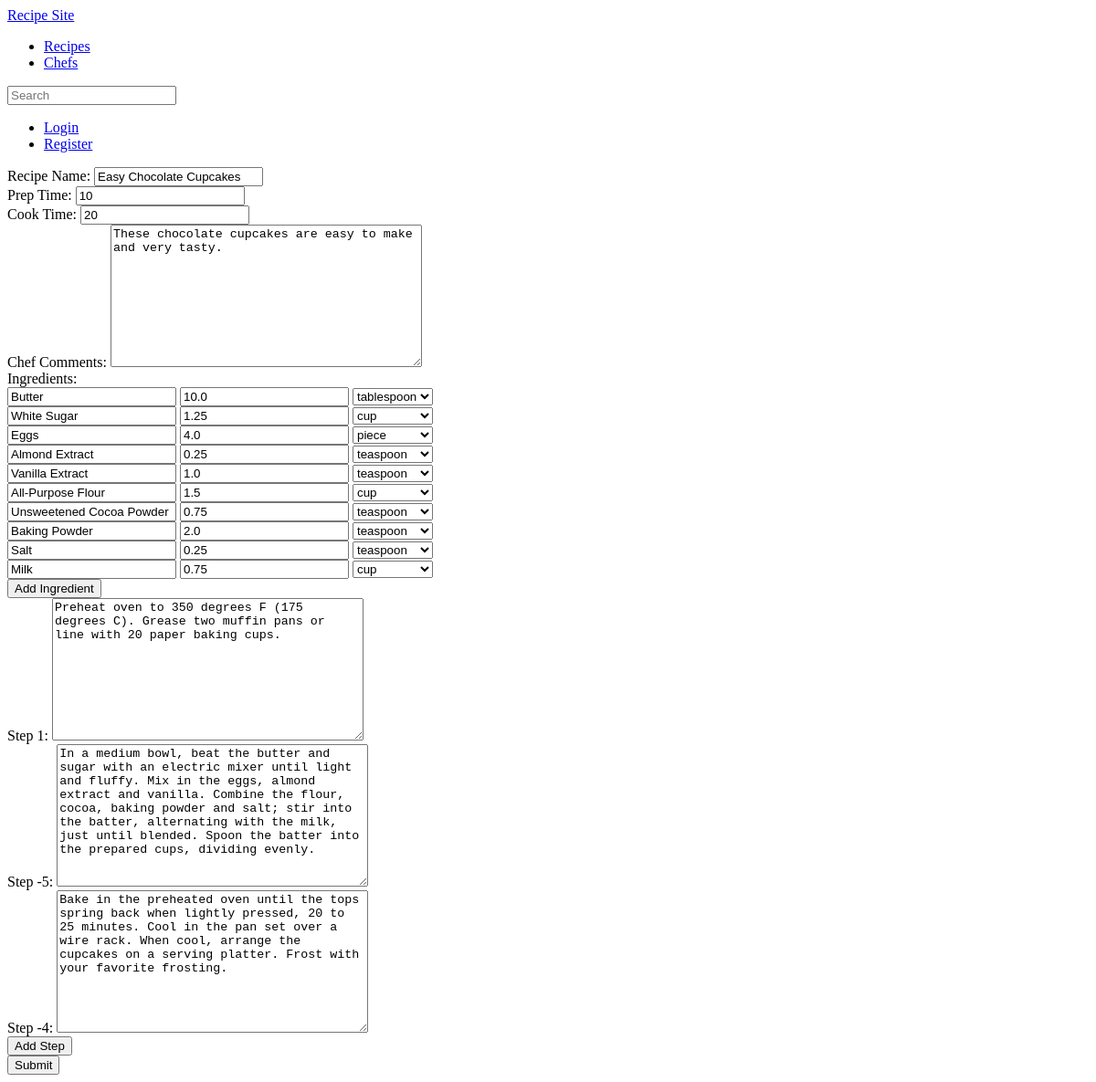
/recipes/4/edit/, run on the app's committed database.
### appRecipe/models.py (models this page shows)
class UnitOfMeasure(models.Model):
  name = models.CharField(max_length=50) # Make these singular and use Django's pluralizations?

class Ingredient(models.Model):
  name = models.CharField(max_length = 200)

class RecipeIngredient(models.Model):
  amount = models.FloatField()
  unit = models.ForeignKey(UnitOfMeasure)
  ingredient = models.ForeignKey(Ingredient)
  recipe = models.ForeignKey('Recipe')

### appRecipe/views.py (the view)
# urls.py: url(r'^recipes/(?P<recipeID>\d+)/edit/$', views.editRecipe, name='editRecipe'),
def editRecipe(request,recipeID):
  if request.method == 'POST':
    form = forms.AddRecipe(request.POST, extra=request.POST.get('inst'), ings=request.POST.get('ings'), pics=request.POST.get('pics'))
    if form.is_valid() and validateForm(request, request.POST.get('ings'), request.POST.get('inst'),0):
      recipeName = form.cleaned_data['recipe_Name']
      prepTime = form.cleaned_data['prep_Time']
      cookTime = form.cleaned_data['cook_Time']
      comments = form.cleaned_data['comments']
      instructions = form.cleaned_data['instructions']
      recipe = Recipe.objects.get(id=recipeID)
      if request.user.id != recipe.chef_id:
        newRecipe = Recipe.objects.create(chef_id=request.user.id, name=recipeName, prepTime=prepTime, cookTime=cookTime, chefComment=comments)
        newRecipe.previousVersion = recipe
        for pic in recipe.recipepicture_set.all():
          newPic = RecipePicture.objects.create(recipe=newRecipe,path=pic.path,smallpath=pic.smallpath)
          if recipe.mainPicture == pic:
            newRecipe.mainPicture = newPic
        recipe=newRecipe
      else:
        recipe.name = recipeName
        recipe.prepTime = prepTime
        recipe.cookTime = cookTime
        recipe.chefComment = comments
        for i in recipe.instruction_set.all():
          i.delete()
        for i in RecipeIngredient.objects.filter(recipe_id=recipeID):
          i.delete()
      recipe.instruction_set.create(text=instructions)
      for i in range(form.cleaned_data['inst']):
        inst = request.POST.get('extra_fields_'+str(i))
        recipe.instruction_set.create(text=inst)
      for i in range(form.cleaned_data['ings']):
        ingName = request.POST.get('extra_ings_'+str(i))
        amount = request.POST.get('amount_extra_ings_'+str(i))
        unitName = request.POST.get('unit_extra_ings_'+str(i))
        unit = UnitOfMeasure.objects.get(name=unitName)
        ingList = Ingredient.objects.filter(name=ingName)
        if ingList.count()>0:
          ingredient = ingList[0]
        else:
          ingredient = Ingredient.objects.create(name=ingName)
        RecipeIngredient.objects.create(recipe=recipe,ingredient=ingredient,amount=amount,unit=unit)
      recipe.save()
      return HttpResponseRedirect('/recipes/'+str(recipe.id)+'/')
  else:
    recipe = Recipe.objects.get(id=recipeID)
    initial={'recipe_Name':recipe.name,
             'prep_Time':recipe.prepTime,
             'cook_Time':recipe.cookTime,
              'comments':recipe.chefComment}
    j = 0
    for i in recipe.instruction_set.all():
      initial['instructions' if j == 0 else 'extra_fields_'+str(j-1)] = i.text
      j = j+1
    form = forms.AddRecipe(initial=initial, extra=recipe.instruction_set.count()-1, ings=len(RecipeIngredient.objects.filter(recipe_id=recipeID)))
  ingredients = Ingredient.objects.all()
  ings = "["
  for i in ingredients:
    ings += '"'+i.name+'",'
  ings = ings[:-1]+']'
  units = UnitOfMeasure.objects.all()
  recipe = Recipe.objects.get(id=recipeID)
  ingredientsInitial = []
  for i in RecipeIngredient.objects.filter(recipe_id=recipeID):
        ingredientsInitial.append({'name':i.ingredient.name,'amount':i.amount,'unit':i.unit})
  return render(request, 'recipe/editRecipe.html', {'form':form,
                                                    'ingredients':ings,
                                                    'units': units,
                                                    'length':len(form.fields)-recipe.instruction_set.count()-2,
                                                    'initialIngredients':ingredientsInitial})

### appRecipe/templatetags/appRecipe_extras.py (called while the page is built)
@register.filter
def subtract(value, arg):
    return value - arg

### appRecipe/templates/recipe/editRecipe.html (shortened to what this page needs)
{% extends "recipe/base.html" %}
{% load appRecipe_extras %}
{% block content %}
<form action="" method="post" enctype="multipart/form-data">{% csrf_token %}
    <div class="fieldWrapper">
        <label for="id_recipe_Name">Recipe Name:</label>
        {{ form.recipe_Name }}
    </div>
    <div class="fieldWrapper">
        <label for="id_prep_Time">Prep Time:</label>
        {{ form.prep_Time }}
    </div>
    <div class="fieldWrapper">
        <label for="id_cook_Time">Cook Time:</label>
        {{ form.cook_Time }}
    </div>
    <div class="fieldWrapper">
        <label for="id_comments">Chef Comments:</label>
        {{ form.comments }}
    </div>
    <div id="ingredients">
		<label for="id_extra_ings_0">Ingredients:</label>
        {% for i in initialIngredients %}
    	<div class="fieldWrapper">
	        <input placeholder="Ingredient Name" value="{{i.name}}" id="extra_ings_{{forloop.counter0}}" name="extra_ings_{{forloop.counter0}}" type="text" data-provide="typeahead" data-source="{{ ingredients }}" autocomplete="off"> <input type="text" placeholder="Amount" value="{{i.amount}}" id="amount_extra_ings_{{forloop.counter0}}" name="amount_extra_ings_{{forloop.counter0}}"> <select id="unit_extra_ings_{{forloop.counter0}}" name="unit_extra_ings_{{forloop.counter0}}">
  					{% for u in units %}
  					<option {%if u.name in i.unit.name %}selected{%endif%} value="{{ u.name }}">{{ u.name }}</option>
  					{% endfor %}
					</select>
	    </div>
        {% endfor %}
    </div>
	<button id="add-ing" type="button">Add Ingredient</button>
    <div id="steps">
    <div class="fieldWrapper">
        <label for="id_instructions">Step 1:</label>
        {{ form.instructions }}
    </div>
    {% for field in form %}
    {% if 'field' in field.html_name %}
    <div class="fieldWrapper">
        <label>Step {{ forloop.counter|subtract:length|add:1 }}:</label> {{ field }}
    </div>
    {% endif %}
{% endfor %}
</div>
<button id="add-another" type="button">Add Step</button>
<input type="submit" value="Submit" />
</form>
{% endblock content %}

### appRecipe/templates/recipe/base.html (shortened to what this page needs)
{% load staticfiles %}
<!DOCTYPE html>
<html lang="en">
<head>
  <link rel="stylesheet/less" type="text/css" href="{% static 'bootstrap/less/bootstrap.less' %}" /><script src="{% static 'less/less-1.3.3.min.js' %}" ></script>
  <link rel="stylesheet" type="text/css" href="{% static 'starRating/jquery.rating.css' %}" />
</head>
<body>
    <div class="navbar navbar-static-top">
      <div class="navbar-inner">
        <div class="container">
        <a class="brand" href="{% url 'home' %}">Recipe Site</a>
        <ul class="nav">
          <li class="{% block RecipeIndexActive %}{% endblock %}"><a href="{% url 'recipeIndex' %}">Recipes</a></li>
          <li class="{% block ChefIndexActive %}{% endblock %}"><a href="{% url 'chefIndex' %}">Chefs</a></li>
        </ul>
        <form class="navbar-search pull-right" action="/search/" method="get">
          <input name="q" id="id_q" type="text" class="search-query" placeholder="Search" value="{% if query %}{{query}}{% endif %}"/>
        </form>
        <ul class="nav pull-right">
          {% if user.is_authenticated %}
          <li class="dropdown">
            <a id="userDropDown" class="dropdown-toggle" href="#" data-toggle="dropdown" role="button">{{ user.username }}<b class="caret" ></b>
            </a>
            <ul class="dropdown-menu" role="menu" aria-labelledby="userDropDown">
              <li><a href="{% url 'addRecipe' %}">New Recipe</a></li>
              <li><a href="{% url 'chefDetail' user.id %}">Profile</a></li>
              <li class="divider" />
              <li><a href="/logout/">Logout</a></li>
            </ul>
          </li>
          {% else %}
          <li><a href='/login/'>Login</a></li>
          <li><a href='/chefs/add/'>Register</a></li>
          {% endif %}
        </ul>
      </div>
    </div>
  </div>
<div class="container redwell">
    <div id="content">
      {% block content %}<p>Default content, replace in page.</p>{% endblock content %}
    </div>
  </div>
</body>
</html>

### data on the page
UnitOfMeasure: extra_ings_0 "Butter", amount "10.0"
UnitOfMeasure: name "White Sugar", amount "1.25", name "All-Purpose Flour", amount "1.5", name "Milk", amount "0.75"
UnitOfMeasure: name "Eggs", amount "4.0"
UnitOfMeasure: name "Almond Extract", amount "0.25", name "Vanilla Extract", amount "1.0", name "Unsweetened Cocoa Powder", amount "0.75", name "Baking Powder", amount "2.0", name "Salt"

### other printed values
form field value "tablespoon"
form field value "cup"
form field value "piece"
form field value "teaspoon"
